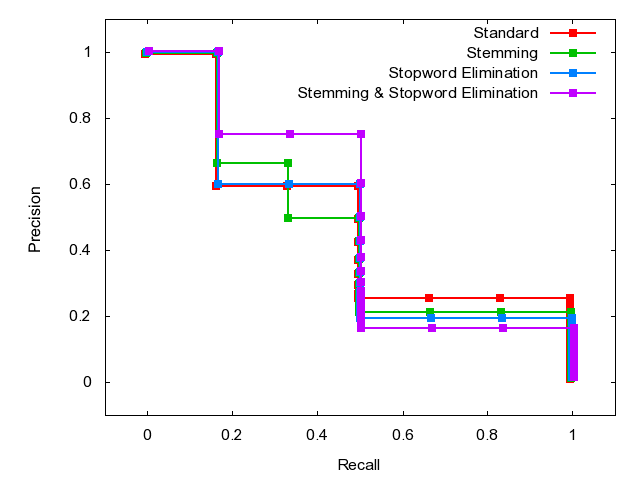

Recreate this plot in gnuplot.

	set terminal png
	set output 'Q10.png'
	set ylabel 'Precision'
	set xlabel 'Recall'
	set xrange [-0.1:1.1]
	set yrange [-0.1:1.1]
	plot 'Q10.dat' index 0 using 1:2 w linespoints lw 2 pt 5 title 'Standard', \
'Q10.dat' index 1 using 1:2 w linespoints lw 2 pt 5 title 'Stemming', \
'Q10.dat' index 2 using 1:2 w linespoints lw 2 pt 5 title 'Stopword Elimination', \
'Q10.dat' index 3 using 1:2 w linespoints lw 2 pt 5 title 'Stemming & Stopword Elimination'